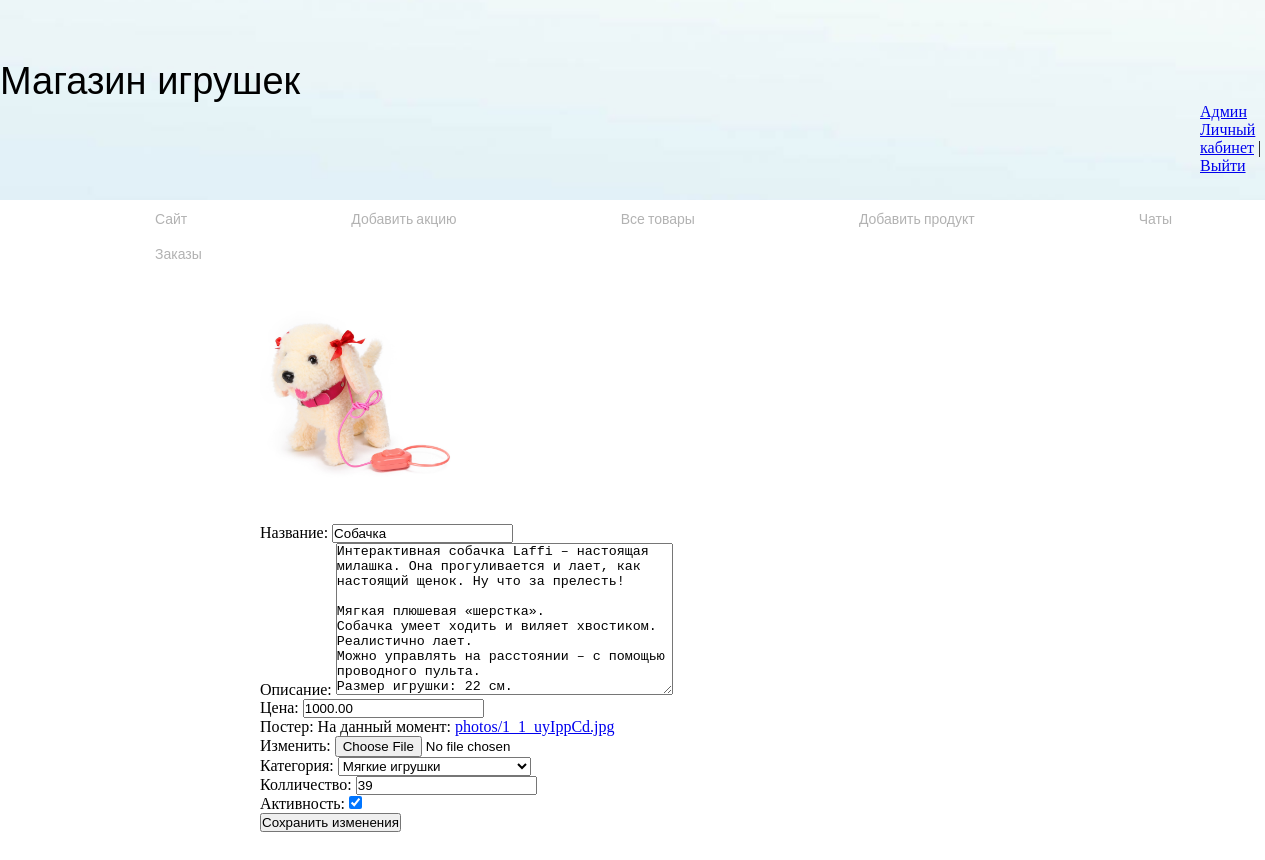
The app's page /admin_app/product_detail/2/ (signed in) with its own data.
### app_toy_shop/models.py (models this page shows, shortened)
class Product(models.Model):
    name = models.CharField('Название', max_length=70)
    description = models.TextField('Описание')
    price = models.DecimalField('Цена', max_digits=7, decimal_places=2)
    poster = models.ImageField("Постер", upload_to="photos/")
    category = models.ForeignKey(Category, on_delete=models.SET_NULL, null=True, verbose_name='Категория',
                                 related_name="category_product")
    url = models.SlugField(max_length=170, unique=True)
    quantity = models.PositiveIntegerField('Колличество', default=1)
    is_active = models.BooleanField('Активность', default=True)
    class Meta:
        verbose_name = 'Товар'
        verbose_name_plural = 'Товары'

class Category(models.Model):
    name = models.CharField('Категория', max_length=70, db_index=True)
    url = models.SlugField(max_length=170, unique=True)
    def __str__(self):
        return self.name
    class Meta:
        verbose_name = 'Категория'
        verbose_name_plural = 'Категории'

### admin_app/views.py (the view)
# urls.py: path('product_detail/<int:pk>/', views.product_detail, name='product_detail'),
def product_detail(request, pk):
    if request.user.is_superuser:
        product = Product.objects.get(id=pk)
        if request.method == 'POST':
            form = ProductDetailForm(request.POST, initial={'name': product.name,
                                                            'description': product.description,
                                                            'price': product.price,
                                                            'poster': product.poster,
                                                            'category': product.category,
                                                            'quantity': product.quantity,
                                                            'is_active': product.is_active})
            if form.is_valid():
                product.name = form.cleaned_data['name']
                product.description = form.cleaned_data['description']
                product.price = form.cleaned_data['price']
                product.poster = form.cleaned_data['poster']
                product.category = form.cleaned_data['category']
                product.quantity = form.cleaned_data['quantity']
                product.is_active = form.cleaned_data['is_active']
                product.save()
            return redirect('admin_app:all_product')
        else:
            form = ProductDetailForm(initial={'name': product.name,
                                              'description': product.description,
                                              'price': product.price,
                                              'poster': product.poster,
                                              'category': product.category,
                                              'quantity': product.quantity,
                                              'is_active': product.is_active})
            return render(request, 'admin_app/product_detail.html', {'product': product, 'form': form})
    else:
        return redirect('shop:title')

### admin_app/forms.py
class ProductDetailForm(forms.ModelForm):
    def __init__(self, *args, **kwargs):
        super().__init__(*args, **kwargs)
        self.fields['category'].empty_label = 'Категория не выбрана'
    description = forms.Textarea(attrs={'colm': 60, 'rows': 10})
    class Meta:
        model = Product
        fields = ["name", "description", "price", "poster", "category", "quantity", "is_active"]

### cart/context_processors.py (called while the page is built)
def cart(request):
    return {'cart': Cart(request)}

### admin_app/templates/admin_app/product_detail.html (shortened to what this page needs)
{% extends "admin_app/base.html" %}
{% block content %}
<div class="product_detail_admin">
<img class="img-product" src="{{product.poster.url}}">
<form action="#" method="post">
    {{ form.as_p }}
    <button type="submit">Сохранить изменения</button></td>
</form>
</div>
{% endblock %}

### static/css/style.css (style rules this page uses)
* { margin: 0; padding: 0; }
html, body { height: 100%; }
.img-product { width: 200px; height: 200px; margin: 20px 0 20px 0; }
.product_detail_admin { margin: 0 0 0 250px; padding: 10px; }

### records on screen
Product: poster (picture), name "Собачка", description "Интерактивная собачка Laffi – настоящая милашка. Она прогуливается и лает, как настоящий щенок. Ну что за прелесть! Мягкая плюшевая «шерстка». Собачка умеет ходить и виляет хвостиком. Реалистично лает. Можно управлять на расстоянии – с помощью проводного пульта. Размер игрушки: 22 см.", price "1000.00", category "Мягкие игрушки", quantity "39", is_active "☑"
